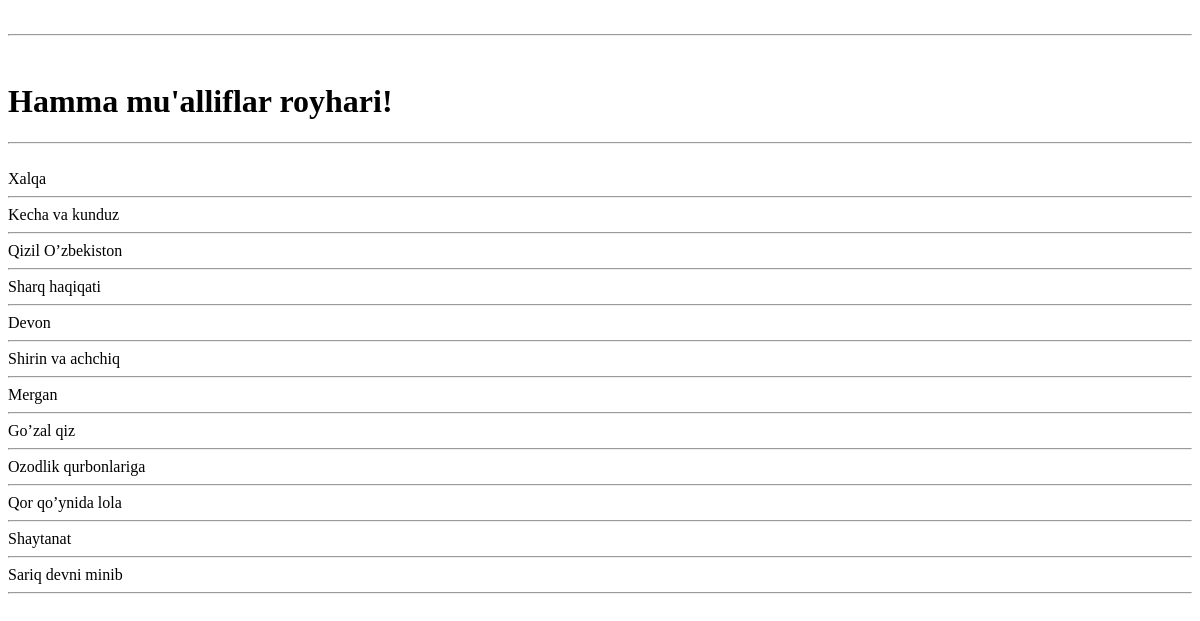
The app's page /kitob_tirik_muallif/, older data.
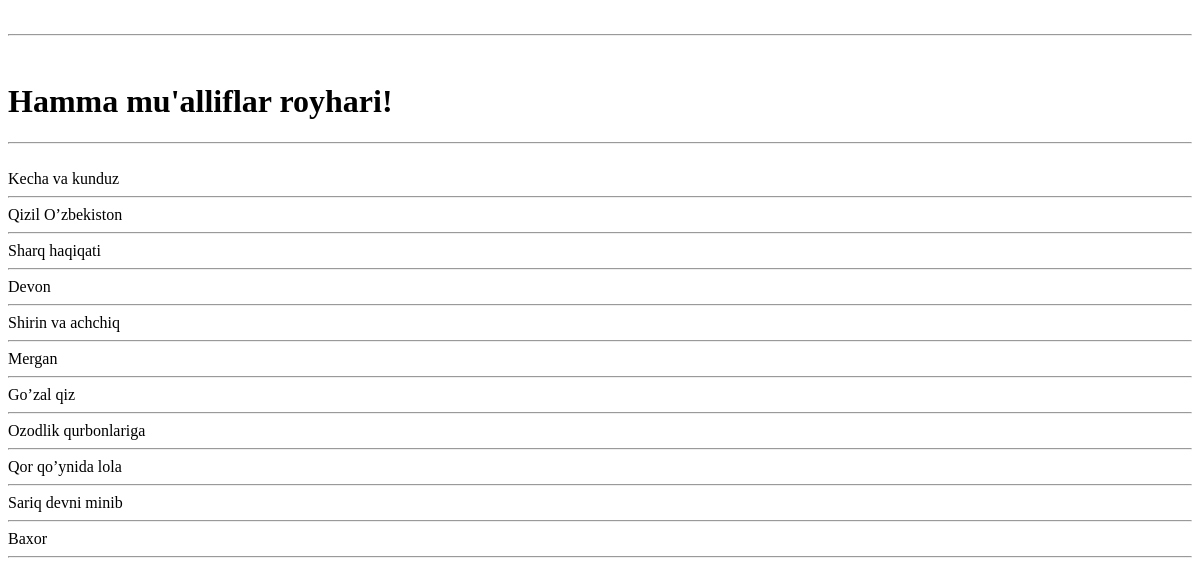
The same page, newer data.
### kutuxona/models.py (models this page shows, shortened)
class Kitob(models.Model):
    nom = models.CharField(max_length=100)
    muallif = models.ForeignKey(Muallif, on_delete=models.CASCADE)
    sahifa = models.PositiveSmallIntegerField()
    janr = models.CharField(max_length=30)

### kutuxona/views.py (the view)
# urls.py: path('kitob_tirik_muallif/', kitob_tirik_muallif),
def kitob_tirik_muallif(reqest):
    date = {
        "kitoblar": Kitob.objects.filter(muallif__tirik=True)
    }
    return render(reqest, 'TirikMuallifKitoblari.html', date)

### Templates/TirikMuallifKitoblari.html (shortened to what this page needs)
<!DOCTYPE html>
<html lang="en">
<head>
</head>
<body>
<br>
<hr>
<br>
<h1>Hamma mu'alliflar royhari!</h1>
<hr>
<br>
    {% for kitob in kitoblar %}
        <a>{{ kitob.nom }}</a>
        <hr>
    {% endfor %}
</body>
</html>

Row changes from the older to the newer data that the page shows:
removed Kitob: nom "Xalqa"
removed Kitob: nom "Shaytanat"
added Kitob: nom "Baxor"
